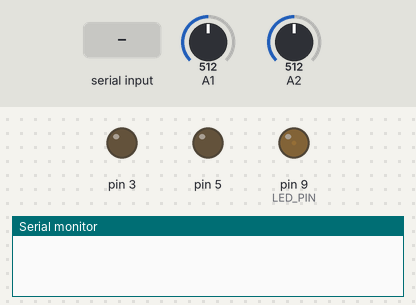
Bench run of a sketch on a simulated Arduino Uno, built with avr-gcc and run on an emulated ATmega328P. Parts: output pins drawn as LEDs (lit = HIGH), the last lines printed to the serial monitor. The inputs (shaded band) are chosen by the test bench; at power-on: A1 = 512, A2 = 512.

Above: at 1.2 s.
1.3 s: "Q1 1\n" received over Serial
At 2.4 s:
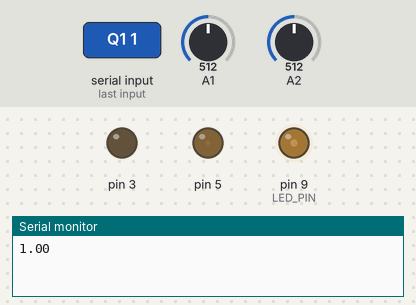
3.1 s: "LED 150\n" received over Serial
At 4.3 s:
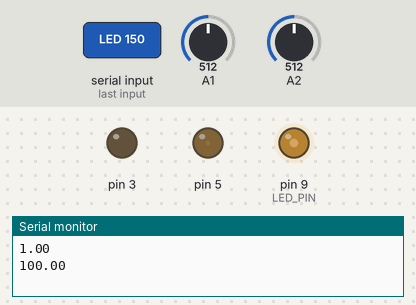
4.9 s: "LED\n" received over Serial
At 5.9 s:
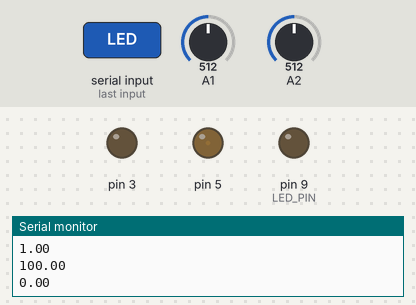
6.6 s: "Q1 150\n" received over Serial
At 7.5 s:
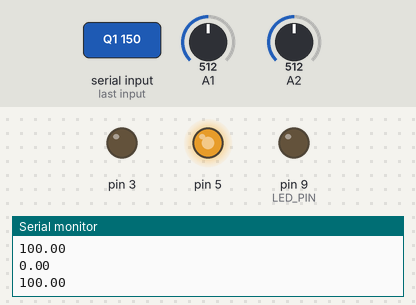
8.2 s: "LED 1\n" received over Serial
At 9.0 s:
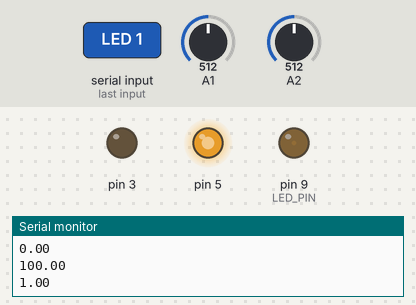
9.9 s: "LED 150\n" received over Serial
At 11.0 s:
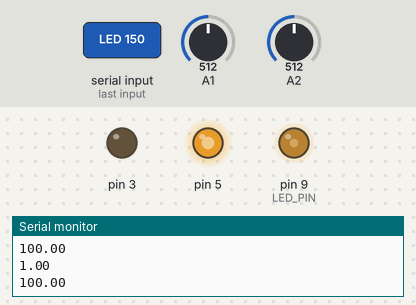
Timing chart, 0 to 21.6 s (numbered marks = the images above; inputs shaded):
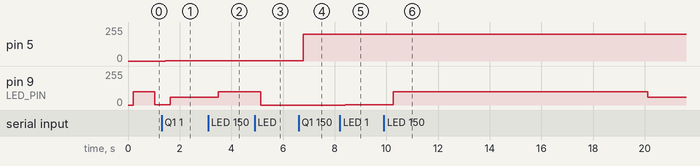

The sketch:

tclab.ino
```cpp
/*
  TCLab Temperature Control Lab Firmware
  Jeffrey Kantor, Bill Tubbs, John Hedengren, Shawn Summey
  June 2020

  This firmware provides a high level interface to the Temperature Control Lab. The
  firmware scans the serial port for commands. Commands are case-insensitive. Any
  unrecognized command results in sleep mode. Each command returns a result string.

  A         software restart. Returns "Start".
  LED float set LED to float for 10 sec. range 0 to 100. Returns actual float
  P1 float  set pwm limit on heater 1, range 0 to 255. Default 200. Returns P1.
  P2 float  set pwm limit on heater 2, range 0 to 255. Default 100. Returns P2.
  Q1 float  set Heater 1, range 0 to 100. Returns value of Q1.
  Q2 float  set Heater 2, range 0 to 100. Returns value of Q2.
  Q1B float set Heater 1, range 0 to 100. Returns value of Q1 as a 32-bit float.
  Q2B float set Heater 2, range 0 to 100. Returns value of Q2 as a 32-bit float.
  R1        get value of Heater 1, range 0 to 100
  R2        get value of Heater 2, range 0 to 100
  SCAN      get values T1 T2 Q1 Q1 in line delimited values
  T1        get Temperature T1. Returns value of T1 in °C.
  T2        get Temperature T2. Returns value of T2 in °C.
  T1B       get Temperature T1. Returns value of T1 in °C as a 32-bit float.
  T2B       get Temperature T2. Returns value of T2 in °C as a 32-bit float.
  VER       get firmware version string
  X         stop, enter sleep mode. Returns "Stop"

  Limits on the heater can be configured with the constants below.

  Status is indicated by LED1 on the Temperature Control Lab. Status conditions are:

      LED1        LED1
      Brightness  State
      ----------  -----
      dim         steady     Normal operation, heaters off
      bright      steady     Normal operation, heaters on
      dim         blinking   High temperature alarm on, heaters off
      bright      blinking   High temperature alarm on, heaters on

  The Temperature Control Lab shuts down the heaters if it receives no host commands
  during a timeout period (configure below), receives an "X" command, or receives
  an unrecognized command from the host.

  The constants can be used to configure the firmware.

  Code refactored by Rafael Feijó & Bismark Cotrim (2020).
*/

#include "config.h"
#include "NTC.h"
#include "pwm.h"
#include "communication.h"

NTC_lib NTC1(NTC_T1);
NTC_lib NTC2(NTC_T2);
PWM_lib heater1(HEATER_Q1, 200);
PWM_lib heater2(HEATER_Q2, 100);
Communication_lib bus;

void setup(void) {
  Serial.begin(SERIAL_BAUDRATE);
  while (!Serial)
    ;

  Serial.flush();

  heater1.set_heater(0);
  heater2.set_heater(0);

  bus.timeout = millis() + 1000;
}

void loop(void) {
  bus.read_command();

  #ifdef DEBUG_MODE
    bus.echo_command();
  #endif /*DEBUG_MODE*/

  bus.parse_command();

  bus.dispatch_command(&heater1, &heater2, &NTC1, &NTC2);

  if (NTC1.is_alarm_triggered() || NTC2.is_alarm_triggered())
    bus.alarm = true;

  bus.set_led_status(&heater1, &heater2);
}
```

NTC.cpp
```cpp
#include "NTC.h"

NTC_lib::NTC_lib(int pin_) {
  pin = pin_;
}

float NTC_lib::get_temperature(void) {
  int raw = get_raw();

  double voltage = raw * (VCC_VOLTAGE / (ADC_RESOLUTION - 1));

  double ntc_resistance = SERIES_R / ((VCC_VOLTAGE / voltage) - 1);

  double k_temp = NTC_BETA / log(ntc_resistance / NTC_RX);

  return (k_temp - ZERO_KELVIN);
}

float NTC_lib::get_raw(void) {
  int raw = 0;

  for (int i=0; i<SAMPLE_DEPTH; i++) {
    raw += analogRead(pin);
    delay(SAMPLE_INTERVAL);
  }

  float average = float(raw / SAMPLE_DEPTH);

  return (average);
}

bool NTC_lib::is_alarm_triggered(void) {
  if (get_temperature() > MAX_TEMPERATURE)
    return true;

  return false;
}
```

NTC.h
```cpp
/**
 * @file NTC.h
 * @date Dezembro 2020
 * @brief Arquivo de definição dos objetos e funções relacionados à medição de temperatura.
 */

#ifndef _NTC_LIB_H_
  #define _NTC_LIB_H_

  #include <Arduino.h>

  #define MAX_TEMPERATURE 50.0                          // Trigger superior de temperatura
  #define MIN_TEMPERATURE 0.0                           // Trigger inferior de temperatura

  #define ZERO_KELVIN 273.5                             // 0ºC em Kelvin
  #define TEMP_AMB_C   25.0                             // Temperatura ambiente em ºC

  #define NTC_BETA  3600.0                              // Parâmetro BETA do NTC
  #define NTC_R0    10000.0                             // Resistência do NTC à 25ºC
  #define NTC_T0    (ZERO_KELVIN + TEMP_AMB_C)          // Temperatura ambiente em Kelvin
  #define NTC_RX    (NTC_R0 * exp(-NTC_BETA / NTC_T0))  // Lookup table dos possíveis valores de resistência para o NTC

  #define VCC_VOLTAGE     5.0                           // Tensão de alimentação do sistema
  #define ADC_RESOLUTION  1024.0                        // Resolução do Arduino (10 bits)

  #define SERIES_R    10000.0                           // Resistência em série com o NTC

  #define SAMPLE_DEPTH    20                            // Número de amostras para cálculo da média
  #define SAMPLE_INTERVAL 5                             // Intervalo de tempo, em ms, para amostragem

  class NTC_lib {
    public:
      NTC_lib(int pin_);
      float get_temperature(void);
      bool is_alarm_triggered(void);

    private:
      int pin;

      float get_raw(void);
  };

#endif /*_NTC_LIB_H_*/
```

communication.cpp
```cpp
#include "communication.h"

void Communication_lib::read_command(void) {
  while (Serial && (Serial.available() > 0) && (!new_data)) {
    int byte = Serial.read();

    if ((byte != '\r') && (byte != '\n') && index < BUFFER_LENGTH)
      buffer[index++] = byte;
    else
      new_data = true;
  }
}

void Communication_lib::echo_command(void) {
  if (new_data) {
    Serial.write("Received Command: ");
    Serial.write(buffer, index);
    Serial.write('\n');
    Serial.flush();
  }
}

void Communication_lib::parse_command(void) {
  if (new_data) {
    String str = String(buffer);

    int pos = str.indexOf(' ');

    command = str.substring(0, pos);
    command.trim();
    command.toUpperCase();

    String data = str.substring(pos + 1);
    data.trim();
    cmd_val = data.toFloat();

    memset(buffer, 0, sizeof(buffer));
    index = 0;
    new_data = false;
  }
}

void Communication_lib::dispatch_command(PWM_lib *q1, PWM_lib *q2, NTC_lib *t1, NTC_lib *t2) {
  if (command == "A") {
    q1->set_heater(0);
    q2->set_heater(0);

    send_response("Start");
  }
  else if (command == "LED") {
    timeout = millis() + 10000;

    LED_bright = max(0, min(100, cmd_val));

    send_response(String(LED_bright));
  }
  else if (command == "P1") {
    q1->max_pwm = max(0, min(255, cmd_val));

    send_response(String(q1->max_pwm));
  }
  else if (command == "P2") {
    q2->max_pwm = max(0, min(255, cmd_val));

    send_response(String(q2->max_pwm));
  }
  else if (command == "Q1") {
    q1->set_heater(cmd_val);

    send_response(String(q1->duty_cycle));
  }
  else if (command == "Q2") {
    q2->set_heater(cmd_val);

    send_response(String(q2->duty_cycle));
  }
  else if (command == "R1") {
    send_response(String(q1->duty_cycle));
  }
  else if (command == "R2") {
    send_response(String(q2->duty_cycle));
  }
  else if (command == "SCAN") {
    send_response(String(t1->get_temperature()));
    send_response(String(q1->duty_cycle));

    send_response(String(t2->get_temperature()));
    send_response(String(q2->duty_cycle));
  }
  else if (command == "T1") {
    send_response(String(t1->get_temperature()));
  }
  else if (command == "T2") {
    send_response(String(t2->get_temperature()));
  }
  else if (command == "VER") {
    send_response("TCLab Firmware " + String(FIRMWARE_VERSION) + " " + String(BOARD_TYPE));
  }
  else if (command == "X") {
    q1->set_heater(0);
    q2->set_heater(0);

    send_response("Stop");
  }
  else if (command.length() > 0) {
    q1->set_heater(0);
    q2->set_heater(0);

    send_response(command);
  }

  Serial.flush();

  command = "";
}

void Communication_lib::send_response(String msg) {
  Serial.println(msg);
}

void Communication_lib::set_led_status(PWM_lib *q1, PWM_lib *q2) {
  led_status = 1;

  if (q1->duty_cycle > 0 || q2->duty_cycle > 0)
    led_status = 2;

  if (alarm) {
    led_status += 2;
    alarm = false;
  }

  if (millis() < timeout)
    analogWrite(LED_PIN, LED_bright);
  else {
    switch (led_status) {
      case 1:  // Alarme desligado, aquecedor desligado
        analogWrite(LED_PIN, loLED);
        break;
      case 2:  // Alarme desligado, aquecedor ligado
        analogWrite(LED_PIN, hiLED);
        break;
      case 3:  // Alarme ligado, aquecedor desligado
        if ((millis() % 2000) > 1000)
          analogWrite(LED_PIN, loLED);
        else
          analogWrite(LED_PIN, loLED/4);
        break;
      case 4:  // Alarme ligado, aquecedor ligado
        if ((millis() % 2000) > 1000)
          analogWrite(LED_PIN, hiLED);
        else
          analogWrite(LED_PIN, loLED);
        break;
    }
  }
}
```

communication.h
```cpp
/**
 * @file communication.h
 * @date Dezembro 2020
 * @brief Arquivo de definição dos objetos e funções relacionados ao barramento serial.
 */

#ifndef _COMMUNICATION_H_
  #define _COMMUNICATION_H_

  #include <Arduino.h>
  #include "NTC.h"
  #include "pwm.h"
  #include "config.h"

  #if defined(__AVR_ATmega328P__) || defined(__AVR_ATmega168__)
    #define BOARD_TYPE "Arduino Uno"
  #elif defined(__AVR_ATmega32U4__) || defined(__AVR_ATmega16U4__)
    #define BOARD_TYPE "Arduino Leonardo/Micro"
  #elif defined(__AVR_ATmega1280__) || defined(__AVR_ATmega2560__)
    #define BOARD_TYPE "Arduino Mega"
  #else
    #define BOARD_TYPE "Unknown board"
  #endif

  #define FIRMWARE_VERSION "1.4.3"

  #define BUFFER_LENGTH 64

  class Communication_lib {
    public:
      bool alarm = false, new_data = false;
      char buffer[BUFFER_LENGTH];
      long  timeout = 0;

      void read_command(void);
      void echo_command(void);
      void parse_command(void);
      void dispatch_command(PWM_lib *q1, PWM_lib *q2, NTC_lib *t1, NTC_lib *t2);
      void set_led_status(PWM_lib *q1, PWM_lib *q2);

    private:
      String command;
      int led_status, index = 0;
      float cmd_val, LED_bright = 100;

      const int hiLED = 60;
      const int loLED = hiLED / 16;

      void send_response(String msg);
  };

#endif /*_COMMUNICATION_H_*/
```

pwm.cpp
```cpp
#include "pwm.h"

PWM_lib::PWM_lib(int pin_, float max_pwm_) {
  pin = pin_;

  max_pwm = max_pwm_;

  duty_cycle = 0;
}

void PWM_lib::set_heater(float v) {
  duty_cycle = max(0., min(v, 100.));

  analogWrite(pin, (duty_cycle * max_pwm) / 100);
}
```

pwm.h
```cpp
/**
 * @file pwm.h
 * @date Dezembro 2020
 * @brief Arquivo de definição dos objetos e funções relacionados à saída PWM.
 */

#ifndef _PWM_LIB_H_
  #define _PWM_LIB_H_

  #include <Arduino.h>

  #define PWM_MAX_OUTPUT  255                           // Máximo valor para saída PWM
  #define PWM_MIN_OUTPUT  0                             // Mínimo valor para saída PWM

  class PWM_lib {
    public:
      float duty_cycle, max_pwm;

      PWM_lib(int pin_, float max_pwm_);
      void set_heater(float v);

    private:
      int pin;
  };

#endif /*_PWM_LIB_H_*/
```

config.h
```cpp
/**
 * @file config.h
 * @date Dezembro 2020
 * @brief Arquivo de definição dos objetos globais de configuração do Arduino.
 */

#ifndef _CONFIG_H_
  #define _CONFIG_H_

  #include <Arduino.h>

  #define LED_PIN   9                                   // GPIO attached to LED1
  #define NTC_T1    A1                                  // GPIO attached to NTC sensor 1
  #define NTC_T2    A2                                  // GPIO attached to NTC sensor 2
  #define HEATER_Q1 5                                   // GPIO attached to heater 1
  #define HEATER_Q2 3                                   // GPIO attached to heater 2

  #define SERIAL_BAUDRATE 115200

  // Uncomment for activate debug mode
  //#define DEBUG_MODE

#endif /*_CONFIG_H_*/
```

Measured:
- after the input at 1.3 s, pin 5: 0/255 → 2/255 after 0.14 s; pin 9 (LED_PIN): 3/255 → 60/255 after 0.34 s
- after the input at 3.1 s, pin 9 (LED_PIN): 60/255 → 100/255 after 0.39 s
- after the input at 4.9 s, pin 9 (LED_PIN): 100/255 → 0/255 after 0.23 s
- after the input at 6.6 s, pin 5: 2/255 → 200/255 after 0.17 s
- after the input at 8.2 s, pin 9 (LED_PIN): 0/255 → 1/255 after 0.22 s
- after the input at 9.9 s, pin 9 (LED_PIN): 1/255 → 100/255 after 0.37 s, → 60/255 9.8 s later
